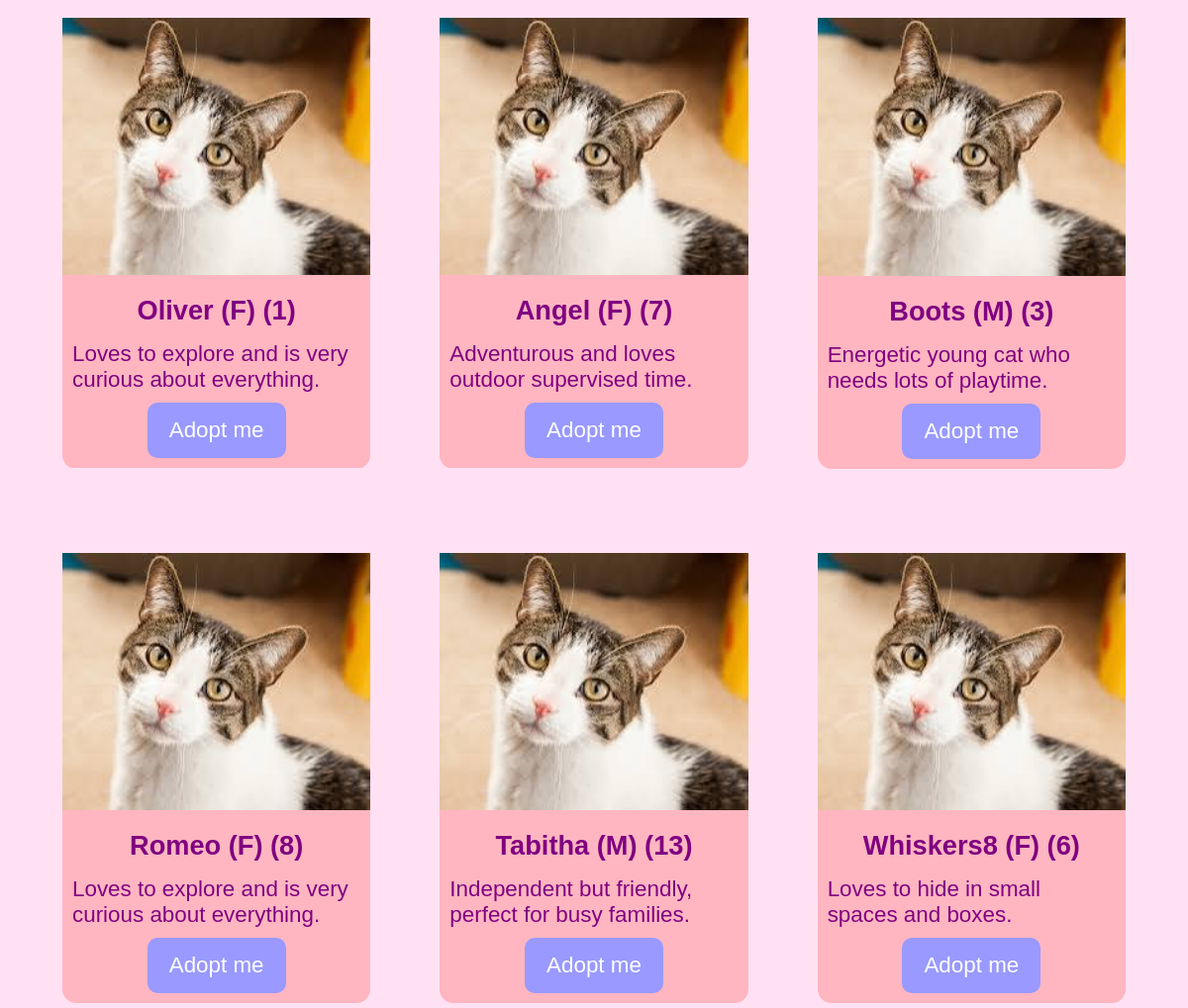
The page /cats/5 (upper part) on the database as committed earlier.
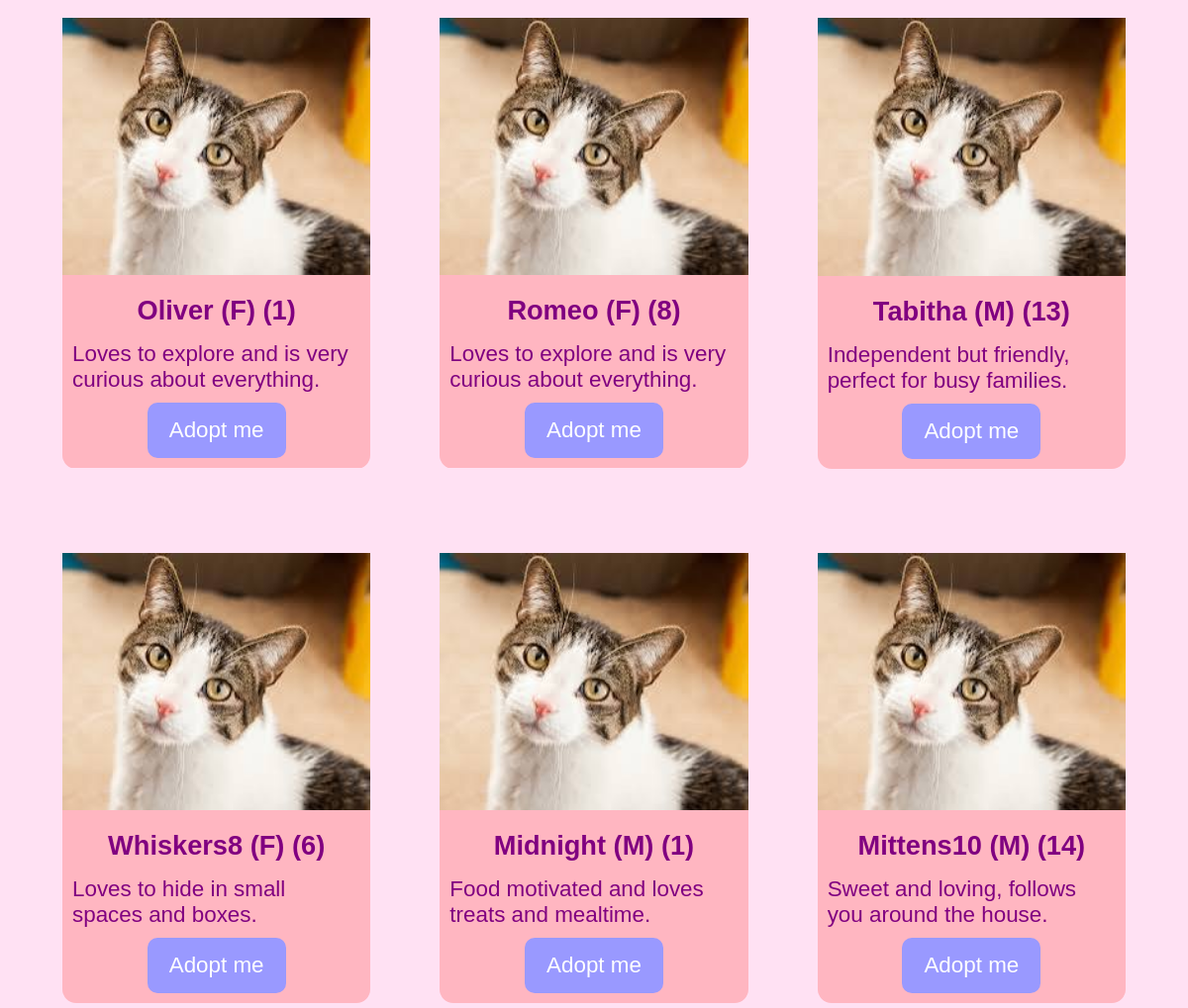
The same page on the database as committed later.
### db_management.py (models this page shows)
class Cat(db.Model):
	id = db.Column(db.Integer, primary_key=True)
	name = db.Column(db.String(25), nullable=False)
	bio = db.Column(db.String(100), nullable=False)
	age = db.Column(db.Integer, nullable=False)
	gender = db.Column(db.String(1), nullable=False)
	image = db.Column(db.String(100))
	room = db.Column(db.String(2))
	adopted = db.Column(db.Boolean, nullable=False, default=False)
	forms = db.relationship('AdoptionForm', backref='cat', lazy=True)
	transport = db.relationship('CatTransport', backref='cat', lazy=True, uselist=False)

### main.py (the view, shortened to what this page needs)
@app.route('/cats/<int:id>', methods=["GET", "POST"])
def cats(id):
	user = User.query.get(id)
	form = AdoptForm()
	cats = Cat.query.all()
	return render_template("cats.html", user=user, cats=cats, form=form, error="none")

### templates/cats.html (shortened to what this page needs)
{% extends "base.html" %}
{% block style %}
<link rel="stylesheet" href="https://cdnjs.cloudflare.com/ajax/libs/font-awesome/6.5.0/css/all.min.css">
<link rel="stylesheet" href="{{ url_for('static', filename='cats.css') }}">
{% endblock %}
{% block content %}
<main>
	{% for cat in cats %}
	{% if cat.adopted == False %}
	<div class="cat-listing">
		<img class="cat-img" src="{{ url_for('static', filename='images/' ~ cat.image) }}">
		<div class="cat-text">
			<h2 class="name">{{ cat.name }} ({{ cat.gender }}) ({{ cat.age }})</h2>
			<p class="bio">{{ cat.bio }}</p>
			<div class="page-link-btn cat-btn" id="{{ cat.id }}">Adopt me</div>
		</div>
	</div>
	{% endif %}
	{% endfor %}
</main>
{% endblock %}

### templates/base.html (shortened to what this page needs)
<!DOCTYPE html>
<html>
	<head>
		<link rel="stylesheet" href="{{ url_for('static', filename='styles.css') }}">
		{% block style %}{% endblock %}
	</head>
	<body>
		{% block content %}{% endblock %}
	</body>
</html>

### static/styles.css (style rules this page uses)
* { margin: 0; padding: 0; box-sizing: border-box; font-family:Arial, Helvetica, sans-serif; }
html, body { width: 100vw; height: 100vh; font-size: 16px; }
.page-link-btn { color: white; background: linear-gradient(90deg, #ff9900 50%, #9999ff 50%); background-size: 200% 100%; background-position: right; transition: background-position 0.3s ease; border-radius: 10px; display: flex; align-items: center; justify-content: center; text-decoration: none; }

### static/cats.css (style rules this page uses)
body { background-color: #ffe1f3; overflow-x: hidden; }
main { display: grid; grid-template-columns: repeat(3, 1fr); gap: 4rem; width: 90%; margin: auto; }
.cat-listing { margin-top: 15px; display: flex; flex-direction: column; align-items: center; border: 3px solid transparent; transition: 0.3s ease-in-out; border-bottom-left-radius: 17px; border-bottom-right-radius: 17px; z-index: 5; overflow: hidden; }
.cat-text { width: 100%; background-color: lightpink; display: flex; flex-direction: column; justify-content: center; align-items: center; color: purple; z-index: 4; }
.cat-img { width: 100%; }
.name { margin-top: 20px; font-size: 1.7rem; margin-bottom: 5px; }
.bio { margin: 10px; font-size: 1.4rem; }
.cat-btn { height: 7vh; width: 45%; font-size: 1.4rem; margin-bottom: 10px; }

Rows that differ between the two databases and show on the page:
no longer on this page (row edited): Cat: image (picture), name "Angel", gender "F", age "7", bio "Adventurous and loves outdoor supervised time."
no longer on this page (row edited): Cat: image (picture), name "Boots", gender "M", age "3", bio "Energetic young cat who needs lots of playtime."
now on this page (row unchanged): Cat: image (picture), name "Midnight", gender "M", age "1", bio "Food motivated and loves treats and mealtime."
now on this page (row unchanged): Cat: image (picture), name "Mittens10", gender "M", age "14", bio "Sweet and loving, follows you around the house."
